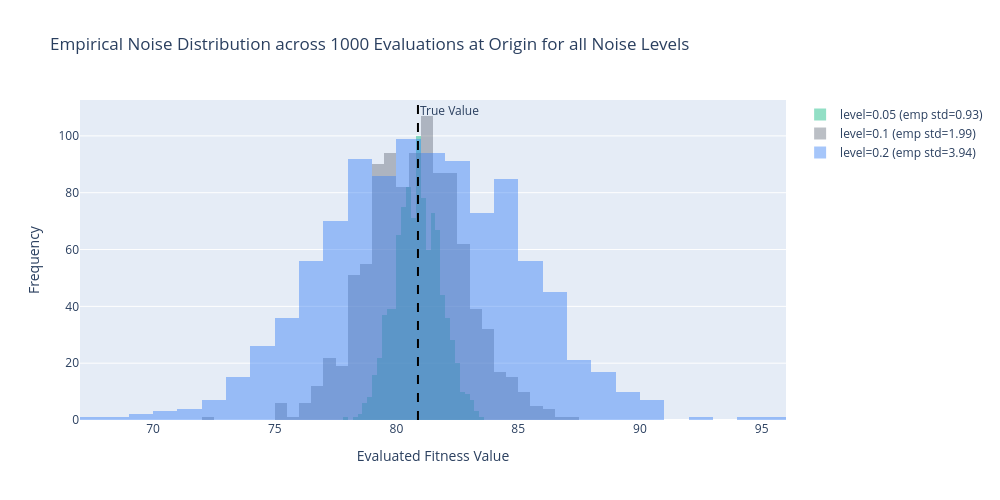

The code cell stored with this chart in its notebook:
### Markdown cell above
## 5. Empirical Noise Distribution Analysis
Evaluate 1000 repeated noisy samples at the origin `(0, 0)` for each noisy standard deviation level to confirm that empirical noise matches Gaussian statistics.

### Code cell
n_samples = 1000
test_pt = np.zeros(dim)

fig_hist = go.Figure()
for level in noisy_levels:
    samples = [problem(test_pt, noise_std=level)[level] for _ in range(n_samples)]
    fig_hist.add_trace(go.Histogram(
        x=samples,
        opacity=0.45,
        name=f'level={level} (emp std={np.std(samples):.2f})',
        marker_color=color_palette.get(level, '#6B7280'),
        nbinsx=30
    ))

true_val = problem(test_pt)
fig_hist.add_vline(x=true_val, line_dash="dash", line_color="black", annotation_text="True Value")

fig_hist.update_layout(
    title_text="Empirical Noise Distribution across 1000 Evaluations at Origin for all Noise Levels",
    xaxis_title="Evaluated Fitness Value",
    yaxis_title="Frequency",
    barmode='overlay',
    height=500,
    width=1000
)
fig_hist.show()

### Figure 1 — Plotly figure (JSON) as saved in the notebook; plotly's stock layout.template omitted (floating-point values rounded to 4 significant figures; data arrays with more than 128 entries replaced by an {"elided": "..."} marker saying what was removed)
{"data": [{"marker": {"color": "#10B981"}, "name": "level=0.05 (emp std=0.93)", "nbinsx": 30, "opacity": 0.45, "type": "histogram", "x": {"elided": "1000 float values"}}, {"marker": {"color": "#6B7280"}, "name": "level=0.1 (emp std=1.99)", "nbinsx": 30, "opacity": 0.45, "type": "histogram", "x": {"elided": "1000 float values"}}, {"marker": {"color": "#3B82F6"}, "name": "level=0.2 (emp std=3.94)", "nbinsx": 30, "opacity": 0.45, "type": "histogram", "x": {"elided": "1000 float values"}}], "layout": {"annotations": [{"showarrow": false, "text": "True Value", "x": 80.88, "xanchor": "left", "xref": "x", "y": 1, "yanchor": "top", "yref": "y domain"}], "barmode": "overlay", "height": 500, "shapes": [{"line": {"color": "black", "dash": "dash"}, "type": "line", "x0": 80.88, "x1": 80.88, "xref": "x", "y0": 0, "y1": 1, "yref": "y domain"}], "title": {"text": "Empirical Noise Distribution across 1000 Evaluations at Origin for all Noise Levels"}, "width": 1000, "xaxis": {"title": {"text": "Evaluated Fitness Value"}}, "yaxis": {"title": {"text": "Frequency"}}}}
